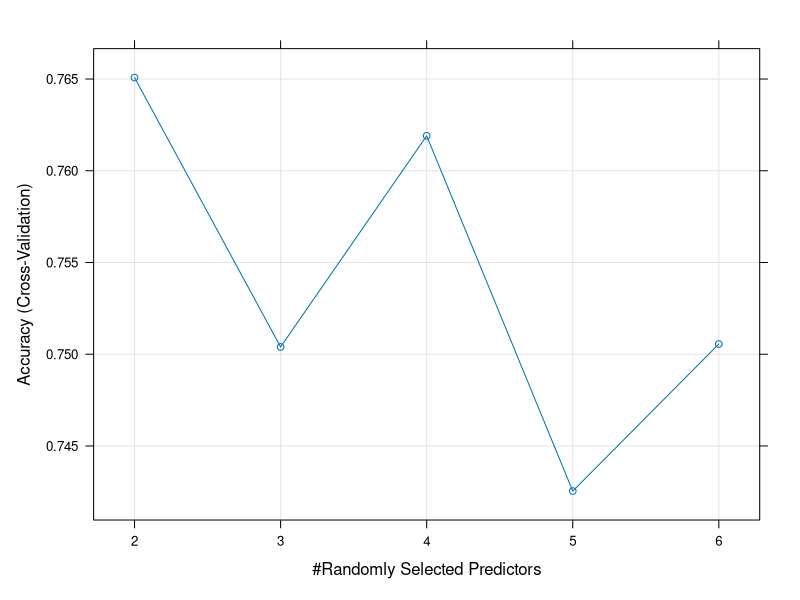

Reproduce this figure in R. (Note: this script raises an error after producing the figure.)
## ---- chunk 1
library(mlbench)
data(PimaIndiansDiabetes)
df <- PimaIndiansDiabetes
## ---- chunk 2
names(df)[9] <- 'target'

library(caret)
set.seed(2020)
splitIndex <- createDataPartition(df$target, p = .80, 
                                  list = FALSE)
df_train <- df[ splitIndex,]
df_test <- df[-splitIndex,]
## ---- chunk 3
# Decide the range of the maxdepth to search for the best
tuneGrid = expand.grid(mtry = 2:6)
# Tell caret to do 10 - fold cross-Validation
trControl = trainControl(method = "cv",
                         number = 30)
# train a forest using above setup
forest_rf <- train(target~., data=df_train, 
                                method = "rf", 
                                trControl = trControl,
                                tuneGrid = tuneGrid)
plot(forest_rf)
## ---- chunk 4
trControl = trainControl(method = "cv",
                         number = 30)
tuneGrid = expand.grid(mtry = 2:4,
                       splitrule = c('gini', 'extratrees'),
                       min.node.size = c(1:10))
forest_ranger <- train(target~., data=df_train, 
                    method = "ranger", 
                    trControl = trControl,
                    tuneGrid = tuneGrid)

plot(forest_ranger) 
## ---- chunk 5
trControl = trainControl(method = "cv",
                         number = 30)

knear <- train(target~., data=df_train, 
                    method = "kknn", 
                    trControl = trControl)
plot(knear)
## ---- chunk 6
trControl = trainControl(method = "cv",
                         number = 15)
ada_boost <- train(target~., data=df_train, 
                                method = "adaboost", 
                              trControl = trControl)
earth <- train(target~., data=df_train, 
                    method = "earth", 
                    trControl = trControl)
blackboost <- train(target~., data=df_train, 
                               method = "blackboost", 
                                trControl = trControl)
results <- resamples(list('Ada Boost' = ada_boost,
                          'Bagged Model' = earth,
                          'Boosted Tree'= blackboost))
bwplot(results)

